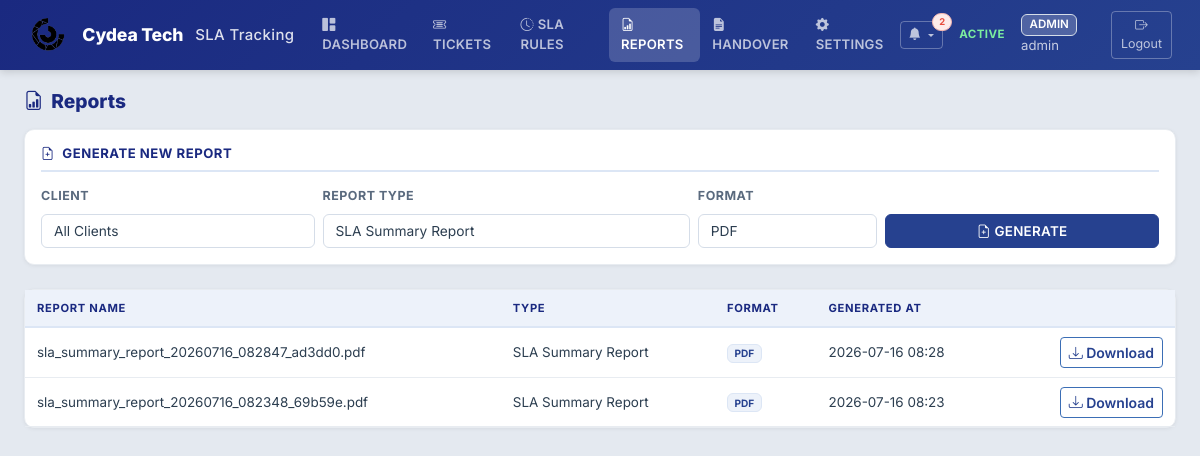
The app's page /reports (signed in) with its own data.
### models/user.py (models this page shows, shortened)
class User(UserMixin, db.Model):
    __tablename__ = "users"
    id = db.Column(db.Integer, primary_key=True)
    username = db.Column(db.String(80), unique=True, nullable=False, index=True)
    email = db.Column(db.String(255), unique=True, nullable=True)
    password_hash = db.Column(db.String(255), nullable=False)
    role = db.Column(db.String(20), nullable=False, default=ROLE_VIEWER)
    is_active_user = db.Column(db.Boolean, default=True, nullable=False)
    created_at = db.Column(db.DateTime, default=lambda: datetime.now(timezone.utc))
    reports_generated = db.relationship("Report", backref="generated_by_user", lazy="dynamic")
    def has_permission(self, permission):
        return permission in ROLE_PERMISSIONS.get(self.role, set())
    @property
    def is_active(self):
        return self.is_active_user

### models/report.py (models this page shows, shortened)
class Report(db.Model):
    __tablename__ = "reports"
    id = db.Column(db.Integer, primary_key=True)
    report_name = db.Column(db.String(255), nullable=False)
    report_type = db.Column(db.String(100), nullable=False)
    file_format = db.Column(db.String(10), nullable=False, default=FORMAT_PDF)
    file_path = db.Column(db.String(500), nullable=False)
    generated_by = db.Column(db.Integer, db.ForeignKey("users.id"), nullable=True)
    generated_at = db.Column(db.DateTime, default=lambda: datetime.now(timezone.utc))

### routes/report_routes.py (the view)
@report_bp.route("/reports")
@login_required
@permission_required("view_reports")
def report_list():
    reports = Report.query.order_by(Report.generated_at.desc()).all()
    clients = Client.query.filter_by(is_active=True).order_by(Client.name).all()
    return render_template("reports.html", reports=reports, report_types=REPORT_TYPES, clients=clients)

### templates/reports.html (shortened to what this page needs)
{% extends "base.html" %}
{% block content %}
<div class="dashboard-header">
    <h3><i class="bi bi-file-earmark-bar-graph me-2"></i>Reports</h3>
</div>
{% if current_user.has_permission('generate_reports') %}
<div class="card p-3 mb-4">
    <h6><i class="bi bi-file-earmark-plus me-1"></i> Generate New Report</h6>
    <form method="POST" action="{{ url_for('reports.generate') }}" class="row g-2 align-items-end">
        <div class="col-md-3">
            <label class="form-label">Client</label>
            <select name="client_id" class="form-select"><option value="">All Clients</option>{% for c in clients %}<option value="{{ c.id }}">{{ c.name }}</option>{% endfor %}</select>
        </div>
        <div class="col-md-4">
            <label class="form-label">Report Type</label>
            <select name="report_type" class="form-select">{% for rt in report_types %}<option value="{{ rt }}">{{ rt }}</option>{% endfor %}</select>
        </div>
        <div class="col-md-2">
            <label class="form-label">Format</label>
            <select name="file_format" class="form-select"><option value="pdf">PDF</option><option value="xlsx">Excel (.xlsx)</option></select>
        </div>
        <div class="col-md-3">
            <button type="submit" class="btn btn-primary w-100"><i class="bi bi-file-earmark-plus"></i> Generate</button>
        </div>
    </form>
</div>
{% endif %}
<div class="card p-0">
    <div class="table-responsive">
        <table class="table table-hover mb-0 align-middle">
            <thead><tr><th>Report Name</th><th>Type</th><th>Format</th><th>Generated At</th><th></th></tr></thead>
            <tbody>
            {% for r in reports %}
                <tr>
                    <td>{{ r.report_name }}</td><td>{{ r.report_type }}</td>
                    <td><span class="badge bg-info">{{ r.file_format | upper }}</span></td>
                    <td>{{ r.generated_at.strftime('%Y-%m-%d %H:%M') if r.generated_at else '-' }}</td>
                    <td class="text-end"><a href="{{ url_for('reports.download', report_id=r.id) }}" class="btn btn-sm btn-outline-primary"><i class="bi bi-download"></i> Download</a></td>
                </tr>
            {% else %}
                <tr><td colspan="5" class="text-center text-muted py-4">No reports generated yet.</td></tr>
            {% endfor %}
            </tbody>
        </table>
    </div>
</div>
{% endblock %}

### templates/base.html (shortened to what this page needs)
<!DOCTYPE html>
<html lang="en">
<head>
    <link href="https://cdn.jsdelivr.net/npm/bootstrap@5.3.3/dist/css/bootstrap.min.css" rel="stylesheet">
    <link href="https://cdn.jsdelivr.net/npm/bootstrap-icons@1.11.3/font/bootstrap-icons.css" rel="stylesheet">
    <link rel="stylesheet" href="https://unpkg.com/leaflet@1.9.4/dist/leaflet.css"/>
    <link href="{{ url_for('static', filename='css/style.css') }}" rel="stylesheet">
</head>
<body>
{% if current_user.is_authenticated %}
<nav class="navbar navbar-expand-lg sticky-top">
    <div class="container-fluid">
        <a class="navbar-brand" href="{{ url_for('dashboard.index') }}">
            <img src="{{ url_for('static', filename='images/image.png') }}" alt="Cydea Tech Logo" style="height: 34px; max-width: 130px; object-fit: contain;" class="me-2">
            <span style="font-weight: 800; letter-spacing: -0.01em;">Cydea Tech</span>
            <span style="font-size: 0.85em; opacity: 0.85; font-weight: 500;" class="ms-1">SLA Tracking</span>
        </a>
        <div class="collapse navbar-collapse" id="navMenu">
            <ul class="navbar-nav me-auto mb-2 mb-lg-0">
                <li class="nav-item">
                    <a class="nav-link {% if request.endpoint == 'dashboard.index' %}active{% endif %}"
                       href="{{ url_for('dashboard.index') }}">
                       <i class="bi bi-grid-1x2-fill me-1"></i>Dashboard</a>
                </li>
                <li class="nav-item">
                    <a class="nav-link {% if request.endpoint and 'tickets.' in request.endpoint %}active{% endif %}"
                       href="{{ url_for('tickets.ticket_list') }}">
                       <i class="bi bi-ticket-detailed me-1"></i>Tickets</a>
                </li>
                {% if current_user.has_permission('manage_sla_rules') %}
                <li class="nav-item">
                    <a class="nav-link {% if request.endpoint and 'sla_rules.' in request.endpoint %}active{% endif %}"
                       href="{{ url_for('sla_rules.rule_list') }}">
                       <i class="bi bi-clock-history me-1"></i>SLA Rules</a>
                </li>
                {% endif %}
                {% if current_user.has_permission('view_reports') %}
                <li class="nav-item">
                    <a class="nav-link {% if request.endpoint and 'reports.' in request.endpoint %}active{% endif %}"
                       href="{{ url_for('reports.report_list') }}">
                       <i class="bi bi-file-earmark-bar-graph me-1"></i>Reports</a>
                </li>
                {% endif %}
                <li class="nav-item">
                    <a class="nav-link {% if request.endpoint and 'handover.' in request.endpoint %}active{% endif %}"
                       href="{{ url_for('handover.handover_page') }}">
                       <i class="bi bi-file-earmark-text-fill me-1"></i>Handover</a>
                </li>
                {% if current_user.has_permission('manage_iris_settings') %}
                <li class="nav-item">
                    <a class="nav-link {% if request.endpoint and 'settings.' in request.endpoint %}active{% endif %}"
                       href="{{ url_for('settings.settings_page') }}">
                       <i class="bi bi-gear-fill me-1"></i>Settings</a>
                </li>
                {% endif %}
            </ul>
            <div class="d-flex align-items-center gap-3">
                <div class="dropdown" id="notificationDropdown">
                    <button class="btn btn-outline-light btn-sm position-relative dropdown-toggle d-flex align-items-center gap-1"
                            type="button" data-bs-toggle="dropdown" aria-expanded="false" id="notifBellBtn">
                        <i class="bi bi-bell-fill"></i>
                        <span class="position-absolute top-0 start-100 translate-middle badge rounded-pill bg-danger d-none" id="notifBadge">
                        </span>
                    </button>
                </div>
                <span class="status-live"> Active</span>
                <span class="navbar-text">
                    <span class="badge bg-secondary">{{ current_user.role }}</span>
                    {{ current_user.username }}
                </span>
                <a href="{{ url_for('auth.logout') }}" class="btn btn-outline-light btn-sm">
                    <i class="bi bi-box-arrow-right"></i> Logout
                </a>
            </div>
        </div>
    </div>
</nav>
{% endif %}
<div class="container-fluid py-4 px-4">
    {% block content %}{% endblock %}
</div>
</body>
</html>

### static/css/style.css (style rules this page uses)
:root { --blue-900: #0f1a3e; --blue-800: #1a2980; --blue-700: #26418f; --blue-600: #2c5aa0; --blue-500: #3b6eb5; --blue-400: #5a8fd4; --blue-100: #dce6f5; --blue-50: #edf2fa; --bg-page: #e4e9f0; --bg-card: #ffffff; --bg-header: linear-gradient(135deg, #1a2980 0%, #26418f 100%); --text-dark: #2c3e50; --text-medium: #5a6a7e; --text-light: #8899aa; --text-on-blue: #ffffff; --border-color: #d5dde8; --border-light: #e8ecf1; --green: #27ae60; --green-light: #e8f8ef; --red: #e74c3c; --red-light: #fdecea; --amber: #f39c12; --amber-light: #fef9e7; --cyan: #3498db; --shadow-card: 0 1px 4px rgba(0, 0, 0, 0.06), 0 0 1px rgba(0, 0, 0, 0.04); --shadow-hover: 0 4px 12px rgba(0, 0, 0, 0.1); --radius-sm: 6px; --radius-md: 10px; --radius-lg: 14px; --font: 'Inter', -apple-system, 'Segoe UI', Roboto, sans-serif; }
*, *::before, *::after { box-sizing: border-box; }
body { background: var(--bg-page); color: var(--text-dark); font-family: var(--font); font-size: 14px; -webkit-font-smoothing: antialiased; }
h1, h2, h3, h4, h5, h6 { font-weight: 700; color: var(--text-dark); }
.navbar { background: var(--bg-header) !important; border: none; box-shadow: 0 2px 8px rgba(0, 0, 0, 0.15); padding: 0.4rem 1rem; }
.navbar-brand { font-weight: 800; font-size: 1.1rem; color: #ffffff !important; letter-spacing: 0.02em; display: flex; align-items: center; gap: 0.5rem; }
.navbar .nav-link { color: rgba(255, 255, 255, 0.7) !important; font-weight: 600; font-size: 0.82rem; letter-spacing: 0.02em; text-transform: uppercase; padding: 0.45rem 0.75rem !important; border-radius: var(--radius-sm); transition: all 0.15s ease; }
.navbar .nav-link.active { color: #ffffff !important; background: rgba(255, 255, 255, 0.18); }
.navbar-text { color: rgba(255, 255, 255, 0.75) !important; font-size: 0.82rem; }
.navbar .badge.bg-secondary { background: rgba(255, 255, 255, 0.2) !important; color: #ffffff !important; font-weight: 600; font-size: 0.72rem; text-transform: uppercase; }
.navbar .btn-outline-light { color: rgba(255, 255, 255, 0.7); border-color: rgba(255, 255, 255, 0.3); font-size: 0.78rem; }
.navbar .status-live { color: #7bed9f; font-size: 0.72rem; font-weight: 700; text-transform: uppercase; letter-spacing: 0.04em; }
.container-fluid.py-4.px-4 { max-width: 1480px; margin: 0 auto; padding-top: 1.25rem !important; }
.card { background: var(--bg-card); border: 1px solid var(--border-light); border-radius: var(--radius-md); box-shadow: var(--shadow-card); color: var(--text-dark); }
.card h6 { font-weight: 700; font-size: 0.82rem; color: var(--blue-800); text-transform: uppercase; letter-spacing: 0.04em; margin-bottom: 0.75rem; padding-bottom: 0.5rem; border-bottom: 2px solid var(--blue-100); }
.table { font-size: 0.84rem; --bs-table-bg: transparent; --bs-table-hover-bg: var(--blue-50); }
.table thead th { font-size: 0.7rem; font-weight: 700; text-transform: uppercase; letter-spacing: 0.06em; color: var(--blue-800); border-bottom: 2px solid var(--blue-100); padding: 0.6rem 0.75rem; white-space: nowrap; background: var(--blue-50); }
.table tbody td { padding: 0.55rem 0.75rem; vertical-align: middle; border-bottom-color: var(--border-light); color: var(--text-dark); }
.badge.bg-danger { background: var(--red-light) !important; color: var(--red) !important; border: 1px solid #f5b7b1; }
.badge.bg-info { background: var(--blue-50) !important; color: var(--blue-700) !important; border: 1px solid var(--blue-100); }
.badge.bg-secondary { background: #f0f3f7 !important; color: var(--text-medium) !important; border: 1px solid var(--border-color); }
.form-control, .form-select { background: #ffffff; border: 1px solid var(--border-color); color: var(--text-dark); font-size: 0.86rem; border-radius: var(--radius-sm); }
.form-label { color: var(--text-medium); font-size: 0.78rem; font-weight: 700; text-transform: uppercase; letter-spacing: 0.04em; }
.btn-primary { background: var(--blue-700); border-color: var(--blue-700); color: #ffffff; font-weight: 600; font-size: 0.84rem; text-transform: uppercase; letter-spacing: 0.02em; }
.btn-outline-primary { border-color: var(--blue-500); color: var(--blue-700); font-weight: 600; }
.dashboard-header { display: flex; justify-content: space-between; align-items: center; margin-bottom: 1rem; }
.dashboard-header h3 { font-size: 1.2rem; font-weight: 800; color: var(--blue-800); margin: 0; }
a { color: var(--blue-600); }

### records on screen
User: role "ADMIN", username "admin"
Report: report_name "sla_summary_report_20260716_082847_ad3dd0.pdf", report_type "SLA Summary Report", file_format "PDF", generated_at "2026-07-16 08:28"
Report: report_name "sla_summary_report_20260716_082348_69b59e.pdf", report_type "SLA Summary Report", file_format "PDF", generated_at "2026-07-16 08:23"

### other values on screen
form field report_type "SLA Summary Report"
